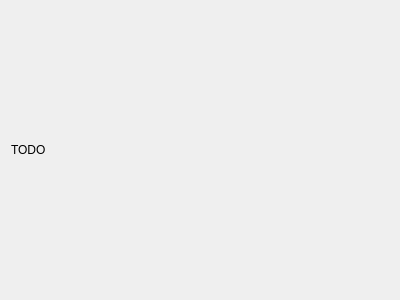
<ui version="4.0" >
 <class>Graph3DConfigPage</class>
 <widget class="QWidget" name="Graph3DConfigPage" >
  <property name="geometry" >
   <rect>
    <x>0</x>
    <y>0</y>
    <width>400</width>
    <height>300</height>
   </rect>
  </property>
  <property name="windowTitle" >
   <string>Form</string>
  </property>
  <layout class="QGridLayout" >
   <item row="0" column="0" >
    <widget class="QLabel" name="label" >
     <property name="text" >
      <string>TODO</string>
     </property>
    </widget>
   </item>
  </layout>
 </widget>
 <resources/>
 <connections/>
</ui>
